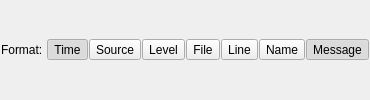
         <widget class="QWidget" name="formatWidget" native="true">
          <layout class="QHBoxLayout" name="formatLayout">
           <property name="spacing">
            <number>1</number>
           </property>
           <property name="margin">
            <number>1</number>
           </property>
           <item>
            <widget class="QLabel" name="label">
             <property name="sizePolicy">
              <sizepolicy hsizetype="Fixed" vsizetype="Preferred">
               <horstretch>0</horstretch>
               <verstretch>0</verstretch>
              </sizepolicy>
             </property>
             <property name="text">
              <string>Format: </string>
             </property>
            </widget>
           </item>
           <item>
            <widget class="QToolButton" name="timeToolButton">
             <property name="minimumSize">
              <size>
               <width>40</width>
               <height>0</height>
              </size>
             </property>
             <property name="toolTip">
              <string>Display timestamp</string>
             </property>
             <property name="whatsThis">
              <string>If activated, all messages shown will include time information of the message.</string>
             </property>
             <property name="text">
              <string>Time</string>
             </property>
             <property name="checkable">
              <bool>true</bool>
             </property>
             <property name="checked">
              <bool>true</bool>
             </property>
            </widget>
           </item>
           <item>
            <widget class="QToolButton" name="sourceToolButton">
             <property name="minimumSize">
              <size>
               <width>40</width>
               <height>0</height>
              </size>
             </property>
             <property name="toolTip">
              <string>Display message source</string>
             </property>
             <property name="whatsThis">
              <string>If activated, all messages shown will include the source of the message.</string>
             </property>
             <property name="text">
              <string>Source</string>
             </property>
             <property name="checkable">
              <bool>true</bool>
             </property>
            </widget>
           </item>
           <item>
            <widget class="QToolButton" name="levelToolButton">
             <property name="minimumSize">
              <size>
               <width>35</width>
               <height>0</height>
              </size>
             </property>
             <property name="toolTip">
              <string>Display log level</string>
             </property>
             <property name="whatsThis">
              <string>If activated, all messages shown will include the log level of the message.</string>
             </property>
             <property name="text">
              <string>Level</string>
             </property>
             <property name="checkable">
              <bool>true</bool>
             </property>
            </widget>
           </item>
           <item>
            <widget class="QToolButton" name="fileToolButton">
             <property name="minimumSize">
              <size>
               <width>30</width>
               <height>0</height>
              </size>
             </property>
             <property name="acceptDrops">
              <bool>false</bool>
             </property>
             <property name="toolTip">
              <string>Display source file</string>
             </property>
             <property name="whatsThis">
              <string>&lt;!DOCTYPE HTML PUBLIC &quot;-//W3C//DTD HTML 4.0//EN&quot; &quot;http://www.w3.org/TR/REC-html40/strict.dtd&quot;&gt;
&lt;html&gt;&lt;head&gt;&lt;meta name=&quot;qrichtext&quot; content=&quot;1&quot; /&gt;&lt;style type=&quot;text/css&quot;&gt;
p, li { white-space: pre-wrap; }
&lt;/style&gt;&lt;/head&gt;&lt;body style=&quot; font-family:'MS Shell Dlg 2'; font-size:8.25pt; font-weight:400; font-style:normal;&quot;&gt;
&lt;p style=&quot; margin-top:0px; margin-bottom:0px; margin-left:0px; margin-right:0px; -qt-block-indent:0; text-indent:0px;&quot;&gt;&lt;span style=&quot; font-size:8pt;&quot;&gt;If activated, all messages shown will include the source file of the message.&lt;/span&gt;&lt;/p&gt;
&lt;p style=&quot; margin-top:0px; margin-bottom:0px; margin-left:0px; margin-right:0px; -qt-block-indent:0; text-indent:0px;&quot;&gt;&lt;span style=&quot; font-size:8pt;&quot;&gt;This only works for messages originating from the core program.&lt;/span&gt;&lt;/p&gt;
&lt;p style=&quot; margin-top:0px; margin-bottom:0px; margin-left:0px; margin-right:0px; -qt-block-indent:0; text-indent:0px;&quot;&gt;&lt;span style=&quot; font-size:8pt;&quot;&gt;External messages will always show the receiving log handler.&lt;/span&gt;&lt;/p&gt;&lt;/body&gt;&lt;/html&gt;</string>
             </property>
             <property name="text">
              <string>File</string>
             </property>
             <property name="checkable">
              <bool>true</bool>
             </property>
            </widget>
           </item>
           <item>
            <widget class="QToolButton" name="lineToolButton">
             <property name="minimumSize">
              <size>
               <width>30</width>
               <height>0</height>
              </size>
             </property>
             <property name="toolTip">
              <string>Display source code line</string>
             </property>
             <property name="whatsThis">
              <string>&lt;!DOCTYPE HTML PUBLIC &quot;-//W3C//DTD HTML 4.0//EN&quot; &quot;http://www.w3.org/TR/REC-html40/strict.dtd&quot;&gt;
&lt;html&gt;&lt;head&gt;&lt;meta name=&quot;qrichtext&quot; content=&quot;1&quot; /&gt;&lt;style type=&quot;text/css&quot;&gt;
p, li { white-space: pre-wrap; }
&lt;/style&gt;&lt;/head&gt;&lt;body style=&quot; font-family:'MS Shell Dlg 2'; font-size:8.25pt; font-weight:400; font-style:normal;&quot;&gt;
&lt;p style=&quot; margin-top:0px; margin-bottom:0px; margin-left:0px; margin-right:0px; -qt-block-indent:0; text-indent:0px;&quot;&gt;&lt;span style=&quot; font-size:8pt;&quot;&gt;If activated, all messages shown will include the source line of the message.&lt;/span&gt;&lt;/p&gt;
&lt;p style=&quot; margin-top:0px; margin-bottom:0px; margin-left:0px; margin-right:0px; -qt-block-indent:0; text-indent:0px;&quot;&gt;&lt;span style=&quot; font-size:8pt;&quot;&gt;This only works for messages originating from the core program.&lt;/span&gt;&lt;/p&gt;
&lt;p style=&quot; margin-top:0px; margin-bottom:0px; margin-left:0px; margin-right:0px; -qt-block-indent:0; text-indent:0px;&quot;&gt;&lt;span style=&quot; font-size:8pt;&quot;&gt;External messages will always show the receiving log handler.&lt;/span&gt;&lt;/p&gt;&lt;/body&gt;&lt;/html&gt;</string>
             </property>
             <property name="text">
              <string>Line</string>
             </property>
             <property name="checkable">
              <bool>true</bool>
             </property>
            </widget>
           </item>
           <item>
            <widget class="QToolButton" name="nameToolButton">
             <property name="minimumSize">
              <size>
               <width>40</width>
               <height>0</height>
              </size>
             </property>
             <property name="toolTip">
              <string>Display source function name</string>
             </property>
             <property name="whatsThis">
              <string>&lt;!DOCTYPE HTML PUBLIC &quot;-//W3C//DTD HTML 4.0//EN&quot; &quot;http://www.w3.org/TR/REC-html40/strict.dtd&quot;&gt;
&lt;html&gt;&lt;head&gt;&lt;meta name=&quot;qrichtext&quot; content=&quot;1&quot; /&gt;&lt;style type=&quot;text/css&quot;&gt;
p, li { white-space: pre-wrap; }
&lt;/style&gt;&lt;/head&gt;&lt;body style=&quot; font-family:'MS Shell Dlg 2'; font-size:8.25pt; font-weight:400; font-style:normal;&quot;&gt;
&lt;p style=&quot; margin-top:0px; margin-bottom:0px; margin-left:0px; margin-right:0px; -qt-block-indent:0; text-indent:0px;&quot;&gt;&lt;span style=&quot; font-size:8pt;&quot;&gt;If activated, all messages shown will include the source function of the message.&lt;/span&gt;&lt;/p&gt;
&lt;p style=&quot; margin-top:0px; margin-bottom:0px; margin-left:0px; margin-right:0px; -qt-block-indent:0; text-indent:0px;&quot;&gt;&lt;span style=&quot; font-size:8pt;&quot;&gt;This only works for messages originating from the core program.&lt;/span&gt;&lt;/p&gt;
&lt;p style=&quot; margin-top:0px; margin-bottom:0px; margin-left:0px; margin-right:0px; -qt-block-indent:0; text-indent:0px;&quot;&gt;&lt;span style=&quot; font-size:8pt;&quot;&gt;External messages will always show the receiving log handler.&lt;/span&gt;&lt;/p&gt;&lt;/body&gt;&lt;/html&gt;</string>
             </property>
             <property name="text">
              <string>Name</string>
             </property>
             <property name="checkable">
              <bool>true</bool>
             </property>
            </widget>
           </item>
           <item>
            <widget class="QToolButton" name="messageToolButton">
             <property name="minimumSize">
              <size>
               <width>50</width>
               <height>0</height>
              </size>
             </property>
             <property name="maximumSize">
              <size>
               <width>16777215</width>
               <height>16777215</height>
              </size>
             </property>
             <property name="toolTip">
              <string>Display message</string>
             </property>
             <property name="whatsThis">
              <string>&lt;!DOCTYPE HTML PUBLIC &quot;-//W3C//DTD HTML 4.0//EN&quot; &quot;http://www.w3.org/TR/REC-html40/strict.dtd&quot;&gt;
&lt;html&gt;&lt;head&gt;&lt;meta name=&quot;qrichtext&quot; content=&quot;1&quot; /&gt;&lt;style type=&quot;text/css&quot;&gt;
p, li { white-space: pre-wrap; }
&lt;/style&gt;&lt;/head&gt;&lt;body style=&quot; font-family:'MS Shell Dlg 2'; font-size:8.25pt; font-weight:400; font-style:normal;&quot;&gt;
&lt;p style=&quot; margin-top:0px; margin-bottom:0px; margin-left:0px; margin-right:0px; -qt-block-indent:0; text-indent:0px;&quot;&gt;&lt;span style=&quot; font-size:8pt;&quot;&gt;If activated, all messages shown will include the message content.&lt;/span&gt;&lt;/p&gt;&lt;/body&gt;&lt;/html&gt;</string>
             </property>
             <property name="text">
              <string>Message</string>
             </property>
             <property name="checkable">
              <bool>true</bool>
             </property>
             <property name="checked">
              <bool>true</bool>
             </property>
            </widget>
           </item>
           <item>
            <spacer name="formatSpacer">
             <property name="orientation">
              <enum>Qt::Horizontal</enum>
             </property>
             <property name="sizeType">
              <enum>QSizePolicy::Maximum</enum>
             </property>
             <property name="sizeHint" stdset="0">
              <size>
               <width>0</width>
               <height>0</height>
              </size>
             </property>
            </spacer>
           </item>
          </layout>
         </widget>
